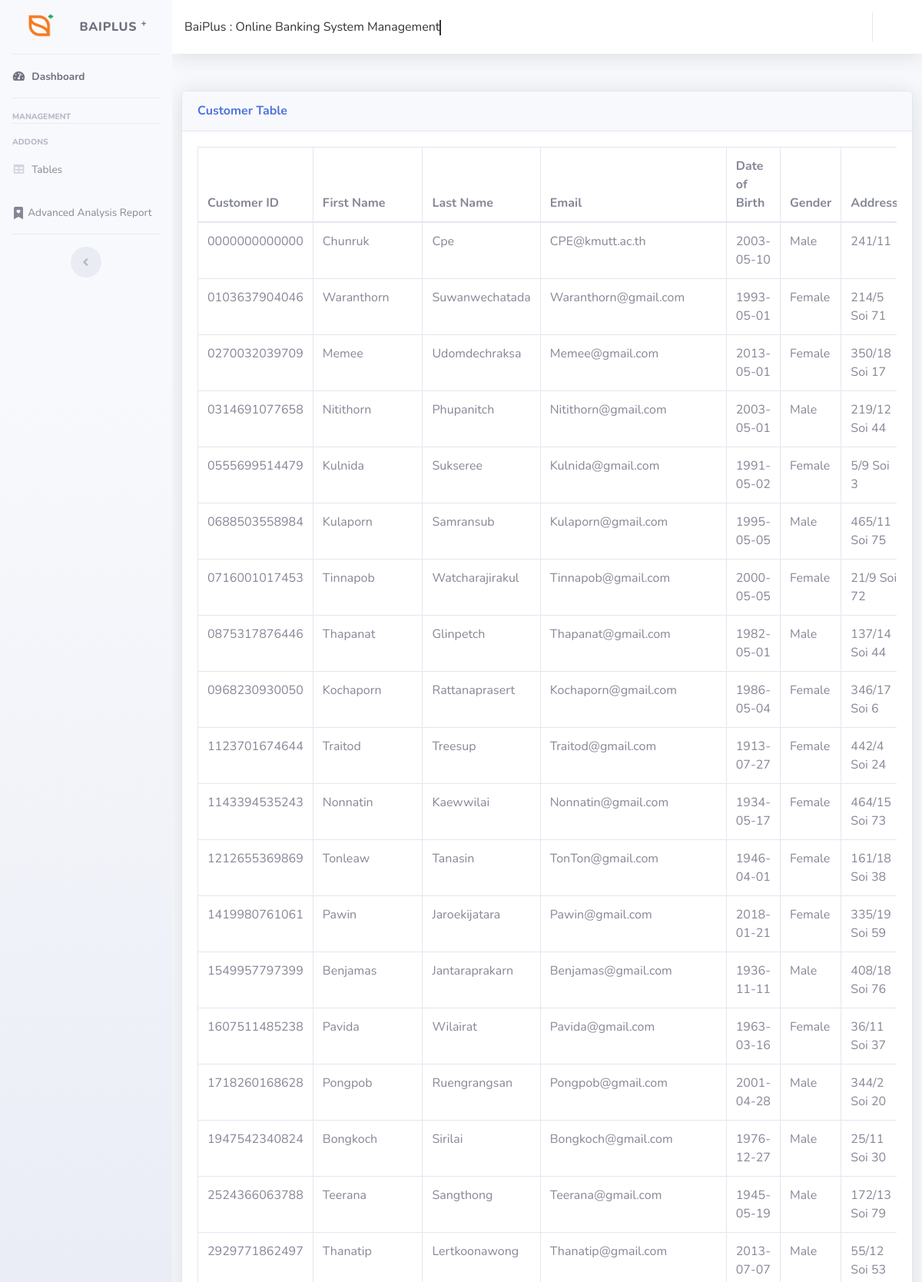
The page /public_admin/table.php (upper part) on the database its author committed.
### tables this page shows
CREATE TABLE `customer` (
  `customer_ID` char(13) NOT NULL,
  `customer_fname` varchar(32) NOT NULL,
  `customer_lname` varchar(32) NOT NULL,
  `customer_email` varchar(30) NOT NULL,
  `customer_DOB` date NOT NULL,
  `customer_gender` char(6) NOT NULL,
  `customer_address` varchar(32) NOT NULL,
  `customer_postcode` char(5) DEFAULT NULL,
  `card_code` char(12) NOT NULL,
  `customer_phone` char(10) NOT NULL,
  `customer_password` varchar(24) NOT NULL,
  `account_pin` varchar(6) NOT NULL,
  `salary` double NOT NULL,
  `salary_file` varchar(255) DEFAULT NULL,
  `img` varchar(255) NOT NULL
);

### public_admin/table.php (the view, shortened to what this page needs)
<?php
require_once "db.php";
?>
<!DOCTYPE html>
<html lang="en">
<head>
    <link href="vendor/fontawesome-free/css/all.min.css" rel="stylesheet" type="text/css">
    <link href="css/sb-admin-2.min.css" rel="stylesheet">
    <link href="vendor/datatables/dataTables.bootstrap4.min.css" rel="stylesheet">
</head>
<body id="page-top">
    <div id="wrapper">
        <ul class="navbar-nav bg-gradient-light sidebar sidebar-light accordion" id="accordionSidebar">
            <a class="sidebar-brand d-flex align-items-center justify-content-center" href="index.php">
                <div class="sidebar-brand-icon rotate-n-0">
                    <img src="img\baiplus_logo.png.png" alt="baiplus_logo" width="71">
                </div>
                <div class="sidebar-brand-text mx-3">BaiPlus <sup>+</sup></div>
            </a>
            <hr class="sidebar-divider my-0">
            <li class="nav-item active">
                <a class="nav-link" href="index.php">
                    <i class="fas fa-fw fa-tachometer-alt"></i>
                    <span>Dashboard</span></a>
            </li>
            <hr class="sidebar-divider">
            <div class="sidebar-heading">
                Management
            </div>
            <hr class="sidebar-divider">
            <div class="sidebar-heading">
                Addons
            </div>
            <li class="nav-item">
                        <a class="nav-link" href="table.php">
                            <i class="fas fa-fw fa-table"></i>
                            <span>Tables</span></a>
                    </li>
                    <li class="nav-item">
                        <a class="nav-link" href="advance.php">
                            <span>Advanced Analysis Report</span></a>
                    </li>
            <hr class="sidebar-divider d-none d-md-block">
            <div class="text-center d-none d-md-inline">
                <button class="rounded-circle border-0" id="sidebarToggle"></button>
            </div>
        </ul>
        <div id="content-wrapper" class="d-flex flex-column">
            <div id="content">
                <nav class="navbar navbar-expand navbar-light bg-white topbar mb-4 static-top shadow">
                    <div class="top-tools-bar">
                                <h1 class="animated-text" style="margin-top: 10px;">BaiPlus : Online Banking System Management</h1>
                            </div>
                    <ul class="navbar-nav ml-auto">
                        <li class="nav-item dropdown no-arrow">
                            <a class="nav-link dropdown-toggle" href="#" id="userDropdown" role="button" data-toggle="dropdown" aria-haspopup="true" aria-expanded="false">
                            </a>
                        </li>
                    </ul>
                </nav>
                <div class="container-fluid">
                    <div class="row">
                        <div class="card shadow mb-4">
                            <div class="card-header py-3">
                                <h6 class="m-0 font-weight-bold text-primary">Customer Table</h6>
                            </div>
                            <div class="card-body">
                                <div class="table-responsive">
                                    <table class="table table-bordered" id="dataTable" width="100%" cellspacing="0">
                                        <thead>
                                            <tr>
                                                <th>Customer ID</th>
                                                <th>First Name</th>
                                                <th>Last Name</th>
                                                <th>Email</th>
                                                <th>Date of Birth</th>
                                                <th>Gender</th>
                                                <th>Address</th>
                                            </tr>
                                        </thead>
                                        <tbody>
                                            <?php
                                            $statement = $conn->query("SELECT * FROM customer");
                                            $statement->execute();
                                            $customer = $statement->fetchAll();
                                            foreach ($customer as $customer) {
                                            ?>
                                                <tr>
                                                    <td><?php echo $customer['customer_ID'] ?></td>
                                                    <td><?php echo $customer['customer_fname'] ?></td>
                                                    <td><?php echo $customer['customer_lname'] ?></td>
                                                    <td><?php echo $customer['customer_email'] ?></td>
                                                    <td><?php echo $customer['customer_DOB'] ?></td>
                                                    <td><?php echo $customer['customer_gender'] ?></td>
                                                    <td><?php echo $customer['customer_address'] ?></td>
                                                </tr>
                                            <?php
                                            }
                                            ?>
                                        </tbody>
                                    </table>
                                </div>
                            </div>
                        </div>
                    </div>
                </div>
            </div>
        </div>
</body>
</html>

### public_admin/table.php (style rules this page uses)
.animated-text { font-size: 1rem; text-align: center; overflow: hidden; white-space: nowrap; color: #333; border-right: 0.15em solid #333; animation: typing 0.5s steps(40, end), blink-caret 1.5s step-end infinite; transition: border-color 0.5s ease-out; }

### rows shown on the page
customer: customer_ID "0000000000000", customer_fname "Chunruk", customer_lname "Cpe", customer_email "CPE@kmutt.ac.th", customer_DOB "2003-05-10", customer_gender "Male", customer_address "241/11"
customer: customer_ID "0103637904046", customer_fname "Waranthorn", customer_lname "Suwanwechatada", customer_email "Waranthorn@gmail.com", customer_DOB "1993-05-01", customer_gender "Female", customer_address "214/5 Soi 71"
customer: customer_ID "0270032039709", customer_fname "Memee", customer_lname "Udomdechraksa", customer_email "Memee@gmail.com", customer_DOB "2013-05-01", customer_gender "Female", customer_address "350/18 Soi 17"
customer: customer_ID "0314691077658", customer_fname "Nitithorn", customer_lname "Phupanitch", customer_email "Nitithorn@gmail.com", customer_DOB "2003-05-01", customer_gender "Male", customer_address "219/12 Soi 44"
customer: customer_ID "0555699514479", customer_fname "Kulnida", customer_lname "Sukseree", customer_email "Kulnida@gmail.com", customer_DOB "1991-05-02", customer_gender "Female", customer_address "5/9 Soi 3"
customer: customer_ID "0688503558984", customer_fname "Kulaporn", customer_lname "Samransub", customer_email "Kulaporn@gmail.com", customer_DOB "1995-05-05", customer_gender "Male", customer_address "465/11 Soi 75"
customer: customer_ID "0716001017453", customer_fname "Tinnapob", customer_lname "Watcharajirakul", customer_email "Tinnapob@gmail.com", customer_DOB "2000-05-05", customer_gender "Female", customer_address "21/9 Soi 72"
customer: customer_ID "0875317876446", customer_fname "Thapanat", customer_lname "Glinpetch", customer_email "Thapanat@gmail.com", customer_DOB "1982-05-01", customer_gender "Male", customer_address "137/14 Soi 44"
customer: customer_ID "0968230930050", customer_fname "Kochaporn", customer_lname "Rattanaprasert", customer_email "Kochaporn@gmail.com", customer_DOB "1986-05-04", customer_gender "Female", customer_address "346/17 Soi 6"
customer: customer_ID "1123701674644", customer_fname "Traitod", customer_lname "Treesup", customer_email "Traitod@gmail.com", customer_DOB "1913-07-27", customer_gender "Female", customer_address "442/4 Soi 24"
customer: customer_ID "1143394535243", customer_fname "Nonnatin", customer_lname "Kaewwilai", customer_email "Nonnatin@gmail.com", customer_DOB "1934-05-17", customer_gender "Female", customer_address "464/15 Soi 73"
customer: customer_ID "1212655369869", customer_fname "Tonleaw", customer_lname "Tanasin", customer_email "TonTon@gmail.com", customer_DOB "1946-04-01", customer_gender "Female", customer_address "161/18 Soi 38"
customer: customer_ID "1419980761061", customer_fname "Pawin", customer_lname "Jaroekijatara", customer_email "Pawin@gmail.com", customer_DOB "2018-01-21", customer_gender "Female", customer_address "335/19 Soi 59"
customer: customer_ID "1549957797399", customer_fname "Benjamas", customer_lname "Jantaraprakarn", customer_email "Benjamas@gmail.com", customer_DOB "1936-11-11", customer_gender "Male", customer_address "408/18 Soi 76"
customer: customer_ID "1607511485238", customer_fname "Pavida", customer_lname "Wilairat", customer_email "Pavida@gmail.com", customer_DOB "1963-03-16", customer_gender "Female", customer_address "36/11 Soi 37"
customer: customer_ID "1718260168628", customer_fname "Pongpob", customer_lname "Ruengrangsan", customer_email "Pongpob@gmail.com", customer_DOB "2001-04-28", customer_gender "Male", customer_address "344/2 Soi 20"
customer: customer_ID "1947542340824", customer_fname "Bongkoch", customer_lname "Sirilai", customer_email "Bongkoch@gmail.com", customer_DOB "1976-12-27", customer_gender "Male", customer_address "25/11 Soi 30"
customer: customer_ID "2524366063788", customer_fname "Teerana", customer_lname "Sangthong", customer_email "Teerana@gmail.com", customer_DOB "1945-05-19", customer_gender "Male", customer_address "172/13 Soi 79"
customer: customer_ID "2929771862497", customer_fname "Thanatip", customer_lname "Lertkoonawong", customer_email "Thanatip@gmail.com", customer_DOB "2013-07-07", customer_gender "Male", customer_address "55/12 Soi 53"
